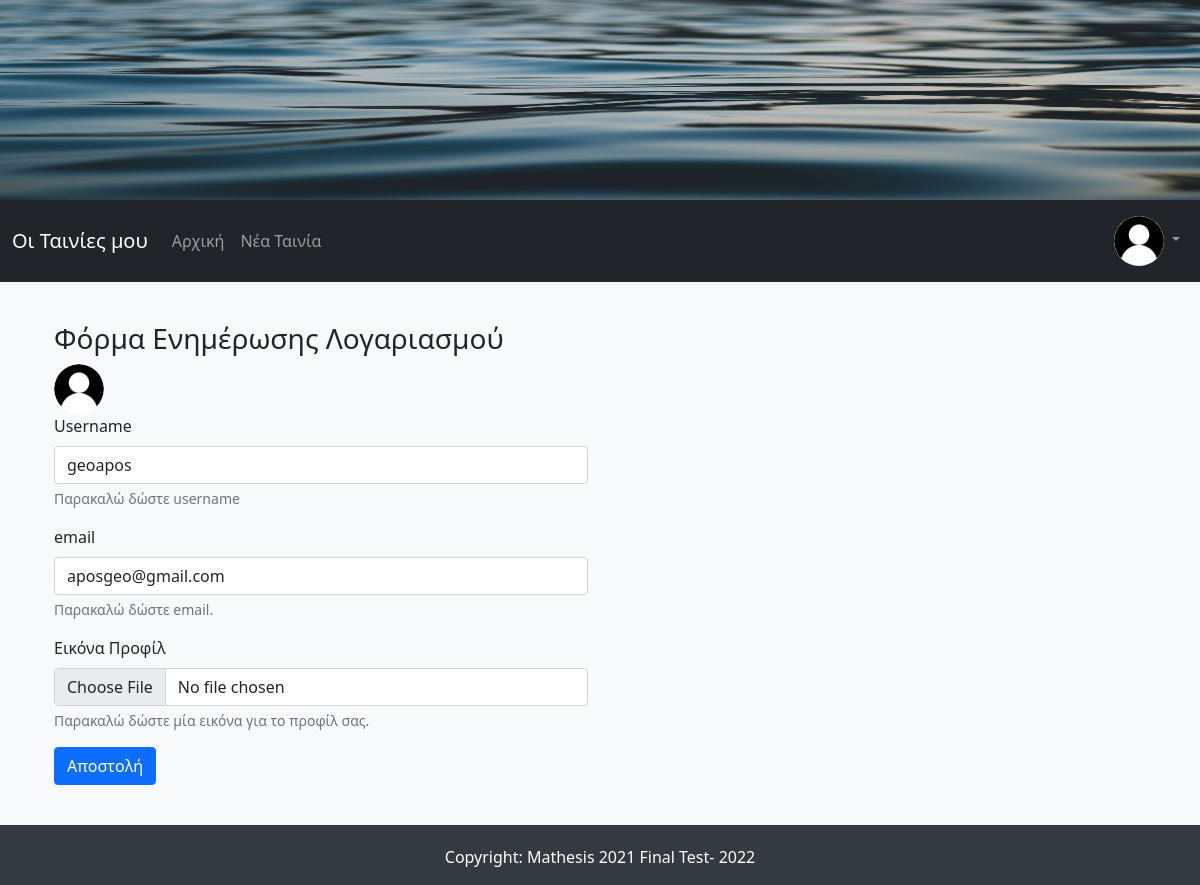
/account/ (signed in), run on an earlier commit of the app's database.
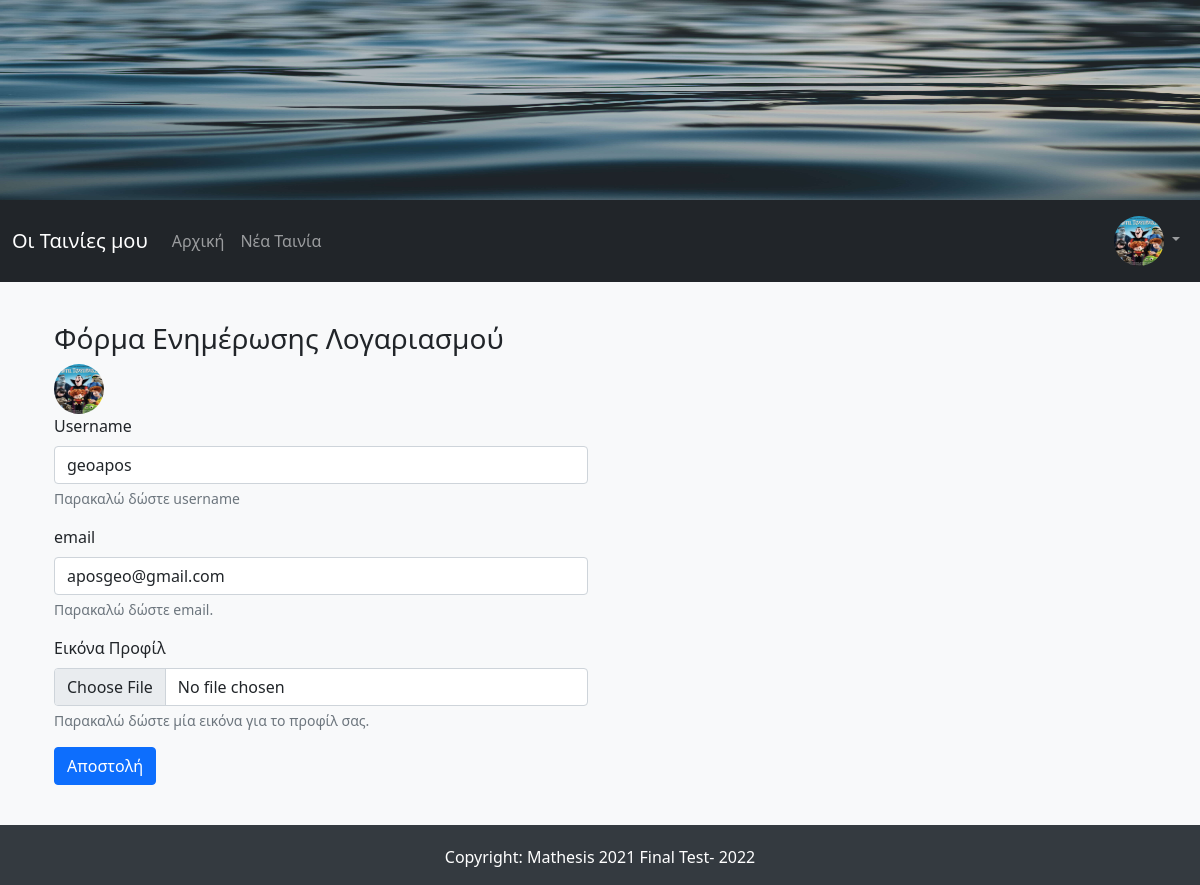
And on a later commit of the database.
### ImdbApp/models.py (models this page shows, shortened)
class User(db.Model, UserMixin):
    id = db.Column(db.Integer, primary_key=True)
    username = db.Column(db.String(15), unique=True, nullable=False)
    email = db.Column(db.String(150), unique=True, nullable=False)
    password = db.Column(db.String(36), nullable=False)
    profile_image = db.Column(db.String(30), default='default_profile_image.jpg')
    movies = db.relationship('Movie', backref='author', lazy=True)

### ImdbApp/routes.py (the view, shortened to what this page needs)
@app.route("/account/", methods=['GET', 'POST'])
@login_required
def account():
    form = AccountUpdateForm(username=current_user.username, email=current_user.email)
    return render_template("account_update.html", form=form)

### ImdbApp/forms.py (shortened to what this page needs)
class AccountUpdateForm(FlaskForm):
    username = StringField(label="Username",
                           validators=[DataRequired(message="Αυτό το πεδίο δε μπορεί να είναι κενό."),
                                       Length(min=3, max=15, message="Αυτό το πεδίο πρέπει να είναι από 3 έως 15 χαρακτήρες")])
    email = StringField(label="email",
                           validators=[DataRequired(message="Αυτό το πεδίο δε μπορεί να είναι κενό."),
                                       Email(message="Παρακαλώ εισάγετε ένα σωστό email")])
    profile_image = FileField('Εικόνα Προφίλ', validators=[Optional(strip_whitespace=True),
                                                           FileAllowed([ 'jpg', 'jpeg', 'png' ],
                                                            'Επιτρέπονται μόνο αρχεία εικόνων τύπου jpg, jpeg και png!'),
                                                           maxImageSize(max_size=2)])
    submit = SubmitField('Αποστολή')

### ImdbApp/models.py (called while the page is built)
@login_manager.user_loader
def load_user(user_id):
    return User.query.get(int(user_id))

### ImdbApp/templates/account_update.html (shortened to what this page needs)
{% extends "base.html" %}
{% block content %}
<div class="container login-container">
    <div class="row">
        <div class="col-md-6 login-form-1">
            <h3>Φόρμα Ενημέρωσης Λογαριασμού</h3>
            <img class="rounded-circle navbar-profile-image" src="{{ url_for('static', filename='images/profiles_images/'+current_user.profile_image) }}" alt="{{ current_user.username }}" data-holder-rendered="true" data-bs-toggle="tooltip" data-bs-placement="top", title="{{ current_user.username }}" >
            <form action="#" method="POST" enctype="multipart/form-data">
                <div class="mb-3">
                    {{ form.username.label(class="form-label") }}
                    {{ form.username(class="form-control", required=False) }}
                    <div id="usernameHelp" class="form-text">Παρακαλώ δώστε username</div>
                </div>
              <div class="mb-3">
                {{ form.email.label(class="form-label") }}
                {{ form.email(class="form-control", required=False) }}
                <div id="emailHelp" class="form-text">Παρακαλώ δώστε email.</div>
              </div>
              <div class="mb-3">
                {{ form.profile_image.label(class="form-label") }}
                {{ form.profile_image(class="form-control") }}
                <div id="profile_imageHelp" class="form-text">Παρακαλώ δώστε μία εικόνα για το προφίλ σας.</div>
              </div>
                <div class="mb-3">
                    {{ form.submit(class="btn btn-primary") }}
                </div>
            </form>
        </div>
    </div>
</div>
{% endblock content %}

### ImdbApp/templates/base.html (shortened to what this page needs)
<!DOCTYPE html>
<html>
<head>
    <link href="https://cdn.jsdelivr.net/npm/bootstrap@5.1.1/dist/css/bootstrap.min.css" rel="stylesheet">
    <link rel="stylesheet" type="text/css" href="{{ url_for('static', filename='css/styles.css') }}">
</head>
<body>
    <img src="{{ url_for('static', filename='images/jumbotron.jpg') }}" width="100%" height="200px" class="img-responsive">
    {% include "navbar.html" %}
    <main role="main" class="container">
        {% block content %}
        {% endblock content %}
    </main>
    {% include "footer.html" %}
</body>
</html>

### ImdbApp/templates/navbar.html (shortened to what this page needs)
<nav class="navbar navbar-expand-lg navbar-dark bg-dark">
  <div class="container-fluid">
    <a class="navbar-brand" href="/">Οι Ταινίες μου</a>
    <div class="collapse navbar-collapse" id="navbarNav">
      <ul class="navbar-nav me-auto mb-2 mb-lg-0">
        <li class="nav-item">
          <a class="nav-link" aria-current="page" href="/">Αρχική</a>
        </li>
        <li class="nav-item">
          <a class="nav-link" href="/new_movie/">Νέα Ταινία</a>
        </li>
      </ul>
      <ul class="nav navbar-nav navbar-right">
        {% if current_user.is_authenticated %}
          <li class="nav-item dropdown">
            <a class="nav-link dropdown-toggle" href="#" id="navbarDropdown" role="button" data-bs-toggle="dropdown" aria-expanded="false">
              <img class="rounded-circle navbar-profile-image" src="{{ url_for('static', filename='images/profiles_images/'+current_user.profile_image) }}" alt="{{ current_user.username }}" data-holder-rendered="true" data-bs-toggle="tooltip" data-bs-placement="top", title="{{ current_user.username }}" >
            </a>
          </li>
        {% endif %}
      </ul>
    </div>
  </div>
</nav>

### ImdbApp/templates/footer.html (shortened to what this page needs)
  <footer class="page-footer font-small stylish-color-dark pt-1 mt-4">
    <div class="footer-copyright py-3 text-center">
        Copyright: Mathesis 2021 Final Test-
    </div>
  </footer>

### ImdbApp/static/css/styles.css (style rules this page uses)
body { background-color: #f8f9fa; }
.container { margin-top: 20px; }
footer { color: #fff; background-color: #343a40; }
.row { margin-top: 20px; }
.navbar-profile-image { width: 50px; height: 50px; }

What changed in the data, as far as the page shows it:
changed User "geoapos": profile_image: picture added in place of a placeholder
